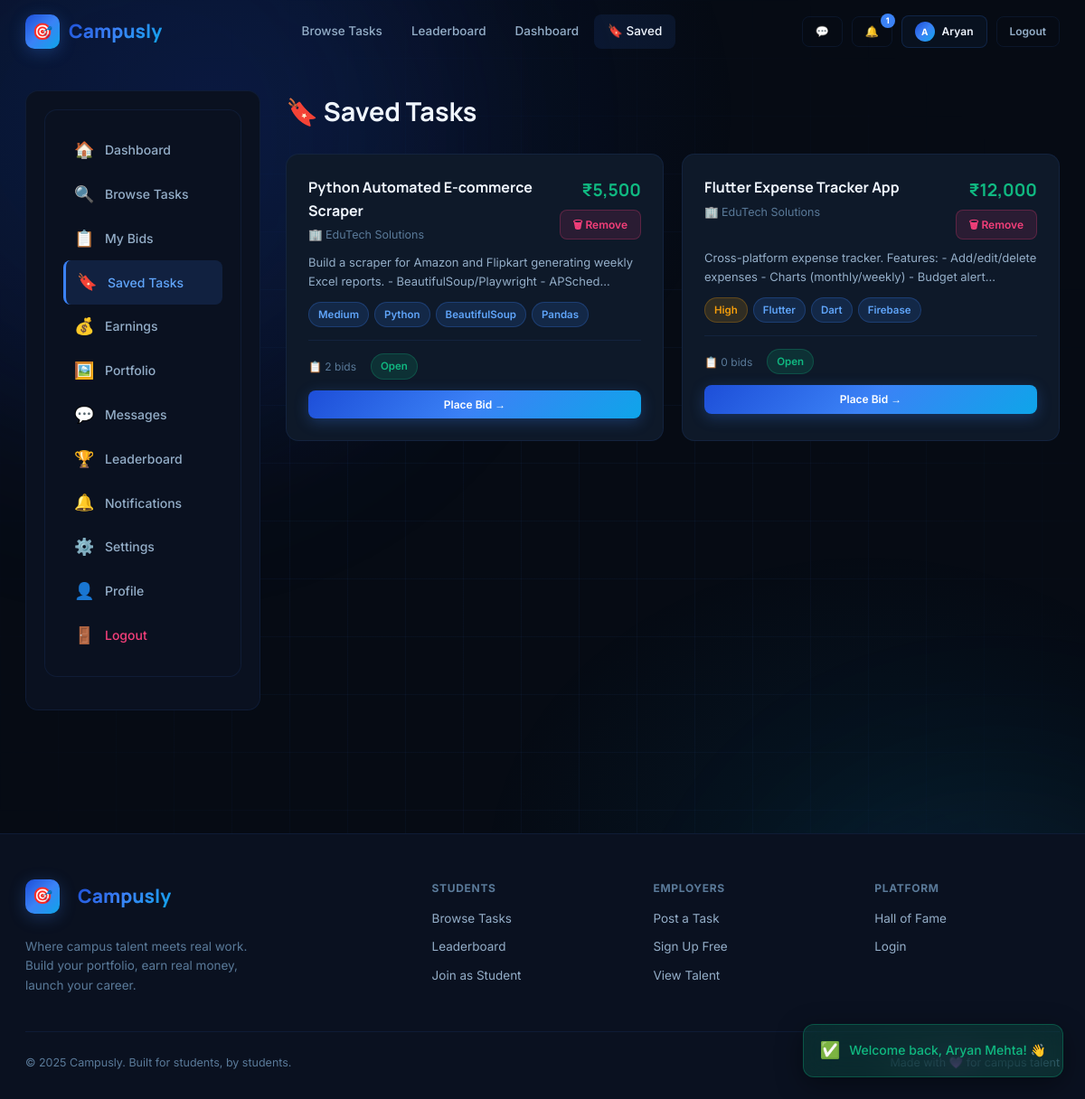
/saved_tasks.php (signed in), run on the app's committed database.
### tables this page shows
CREATE TABLE tasks (
  id           INT AUTO_INCREMENT PRIMARY KEY,
  employer_id  INT           NOT NULL,
  title        VARCHAR(255)  NOT NULL,
  description  TEXT,
  category     VARCHAR(100),
  price        DECIMAL(10,2) DEFAULT 0.00,
  location     VARCHAR(100)  DEFAULT 'Remote',
  skills       VARCHAR(800),
  deadline     DATE,
  duration     VARCHAR(80),
  urgency      ENUM('urgent','high','medium','low') DEFAULT 'medium',
  status       ENUM('open','assigned','completed','cancelled') DEFAULT 'open',
  created_at   TIMESTAMP     DEFAULT CURRENT_TIMESTAMP,
  INDEX idx_status   (status),
  INDEX idx_category (category),
  INDEX idx_employer (employer_id)
);

CREATE TABLE users (
  id                      INT AUTO_INCREMENT PRIMARY KEY,
  name                    VARCHAR(100)  NOT NULL,
  email                   VARCHAR(150)  NOT NULL UNIQUE,
  password                VARCHAR(255)  NOT NULL,
  role                    ENUM('candidate','employer','admin') DEFAULT 'candidate',
  university              VARCHAR(250),
  company_name            VARCHAR(150),
  bio                     TEXT,
  location                VARCHAR(100),
  skills                  VARCHAR(800),
  github                  VARCHAR(300),
  linkedin                VARCHAR(300),
  portfolio               VARCHAR(300),
  avatar                  VARCHAR(300)  DEFAULT NULL,
  is_banned               TINYINT(1)    DEFAULT 0,
  created_at              TIMESTAMP     DEFAULT CURRENT_TIMESTAMP
);

### saved_tasks.php (the view, shortened to what this page needs)
<?php
include 'db.php';
$uid = (int)$_SESSION['user_id'];
$saved = mysqli_query($conn,
  "SELECT t.*, u.name as employer_name, u.company_name,
    (SELECT COUNT(*) FROM applications WHERE task_id=t.id) as bid_count
   FROM saved_tasks s
   JOIN tasks t ON t.id=s.task_id
   JOIN users u ON u.id=t.employer_id
   WHERE s.user_id=$uid
   ORDER BY s.saved_at DESC");
include 'includes/head.php';
include 'includes/navbar.php';
?>
<div class="wrap">
<div class="dash-wrap">
  <aside class="sidebar">
    <div class="sidebar-card">
            <div class="sidebar-card">
        <a href="candidate_dashboard.php" class="sidebar-link"><span class="si">🏠</span>Dashboard</a>
        <a href="browse_tasks.php" class="sidebar-link"><span class="si">🔍</span>Browse Tasks</a>
        <a href="my_applications.php" class="sidebar-link"><span class="si">📋</span>My Bids</a>
        <a href="saved_tasks.php" class="sidebar-link active"><span class="si">🔖</span>Saved Tasks</a>
        <a href="my_earnings.php" class="sidebar-link"><span class="si">💰</span>Earnings</a>
        <a href="portfolio.php" class="sidebar-link"><span class="si">🖼️</span>Portfolio</a>
        <a href="messages.php" class="sidebar-link"><span class="si">💬</span>Messages</a>
        <a href="leaderboard.php" class="sidebar-link"><span class="si">🏆</span>Leaderboard</a>
        <a href="notifications.php" class="sidebar-link"><span class="si">🔔</span>Notifications</a>
        <a href="notification_settings.php" class="sidebar-link"><span class="si">⚙️</span>Settings</a>
        <a href="profile.php" class="sidebar-link"><span class="si">👤</span>Profile</a>
        <a href="logout.php" class="sidebar-link" style="color:var(--rose)"><span class="si">🚪</span>Logout</a>
      </div>
  </aside>
  <main class="main-content">
    <h1 style="font-family:var(--fh);font-size:1.8rem;font-weight:700;margin-bottom:24px">🔖 Saved Tasks</h1>
    <?php if(mysqli_num_rows($saved)===0): ?>
      <div style="text-align:center;padding:80px;color:var(--t3)">
        <div style="font-size:3.5rem;margin-bottom:16px">🔖</div>
        <h3 style="font-family:var(--fh);margin-bottom:8px">No saved tasks</h3>
        <p>Bookmark tasks you're interested in to find them quickly</p>
        <a href="browse_tasks.php" class="btn btn-brand" style="margin-top:20px">Browse Tasks →</a>
      </div>
    <?php else: ?>
      <div class="grid-2">
        <?php while($t=$saved->fetch_assoc()):
          $urg_cls=['urgent'=>'tag-r','high'=>'tag-a','medium'=>'tag-v','low'=>'tag-g'][$t['urgency']??'medium']??'tag-v';
          $skills=array_slice(explode(',',$t['skills']??''),0,3);
        ?>
        <div class="job-card">
          <div style="display:flex;justify-content:space-between;align-items:flex-start;margin-bottom:10px">
            <a href="task_view.php?id=<?= $t['id'] ?>" style="flex:1">
              <div class="job-title"><?= htmlspecialchars($t['title']) ?></div>
              <div class="job-company">🏢 <?= htmlspecialchars($t['company_name']?:$t['employer_name']) ?></div>
            </a>
            <div style="display:flex;flex-direction:column;align-items:flex-end;gap:6px">
              <div class="job-budget">₹<?= number_format($t['price']) ?></div>
              <a href="saved_tasks.php?toggle=<?= $t['id'] ?>" class="btn btn-danger btn-sm" title="Remove">🗑 Remove</a>
            </div>
          </div>
          <p style="color:var(--t2);font-size:13px;margin-bottom:10px"><?= htmlspecialchars(substr($t['description'],0,110)) ?>…</p>
          <div class="job-tags">
            <span class="tag <?= $urg_cls ?>"><?= ucfirst($t['urgency']??'medium') ?></span>
            <?php foreach($skills as $sk): if(trim($sk)): ?><span class="tag tag-v"><?= htmlspecialchars(trim($sk)) ?></span><?php endif; endforeach; ?>
          </div>
          <div class="job-meta">
            <span>📋 <?= $t['bid_count'] ?> bids</span>
            <span class="tag <?= $t['status']==='open'?'tag-g':'tag-r' ?>"><?= ucfirst($t['status']) ?></span>
          </div>
          <?php if($t['status']==='open'): ?>
            <a href="task_view.php?id=<?= $t['id'] ?>" class="btn btn-brand btn-sm btn-full" style="margin-top:12px">Place Bid →</a>
          <?php endif; ?>
        </div>
        <?php endwhile; ?>
      </div>
    <?php endif; ?>
  </main>
</div>
</div>
<?php include 'includes/footer.php'; ?>

### style.css (style rules this page uses)
:root { --ink:#060b14; --ink2:#0a1120; --ink3:#0e1929; --ink4:#132035; --surface:rgba(59,130,246,0.05); --surface2:rgba(59,130,246,0.1); --border:rgba(59,130,246,0.1); --border2:rgba(59,130,246,0.18); --blue:#3b82f6; --blue2:#60a5fa; --blue-dark:#1d4ed8; --blue-glow:rgba(59,130,246,0.28); --indigo:#6366f1; --indigo2:#818cf8; --indigo-glow:rgba(99,102,241,0.25); --sky:#0ea5e9; --sky-glow:rgba(14,165,233,0.2); --violet:#3b82f6; --violet2:#60a5fa; --violet-glow:rgba(59,130,246,0.28); --rose:#f43f7a; --rose-glow:rgba(244,63,122,0.2); --amber:#f59e0b; --amber-glow:rgba(245,158,11,0.2); --cyan:#0ea5e9; --cyan-glow:rgba(14,165,233,0.18); --emerald:#10b981; --emerald-glow:rgba(16,185,129,0.2); --grad-brand:linear-gradient(135deg,#1d4ed8 0%,#3b82f6 50%,#0ea5e9 100%); --grad-cool:linear-gradient(135deg,#1d4ed8,#0ea5e9); --grad-warm:linear-gradient(135deg,#3b82f6,#6366f1); --t1:#f0f6ff; --t2:#94aec8; --t3:#5a7a99; --t4:#2e4a66; --r:14px; --rs:8px; --rl:20px; --tr:all 0.22s cubic-bezier(.4,0,.2,1); --fh:'Manrope',sans-serif; --fb:'Inter',sans-serif; }
* { box-sizing:border-box;margin:0;padding:0 }
html { scroll-behavior:smooth }
body { font-family:var(--fb);background:var(--ink);color:var(--t1);min-height:100vh;overflow-x:hidden;line-height:1.6 }
a { text-decoration:none;color:inherit }
.wrap { position:relative;z-index:1 }
.btn { display:inline-flex;align-items:center;justify-content:center;gap:8px;padding:10px 20px;border-radius:var(--rs);font-family:var(--fb);font-size:13.5px;font-weight:600;cursor:pointer;transition:var(--tr);border:none;white-space:nowrap }
.btn-brand { background:var(--grad-brand);color:#fff;box-shadow:0 4px 16px var(--blue-glow) }
.btn-danger { background:rgba(244,63,122,0.12);color:var(--rose);border:1px solid rgba(244,63,122,0.25) }
.btn-sm { padding:6px 14px;font-size:12px }
.btn-full { width:100% }
.tag { display:inline-flex;align-items:center;gap:4px;padding:4px 10px;border-radius:20px;font-size:11.5px;font-weight:600 }
.tag-v { background:rgba(59,130,246,0.15);color:var(--blue2);border:1px solid rgba(59,130,246,0.25) }
.tag-a { background:rgba(245,158,11,0.15);color:var(--amber);border:1px solid rgba(245,158,11,0.25) }
.tag-g { background:rgba(16,185,129,0.15);color:var(--emerald);border:1px solid rgba(16,185,129,0.25) }
.grid-2 { display:grid;grid-template-columns:1fr 1fr;gap:20px }
.dash-wrap { display:grid;grid-template-columns:260px 1fr;gap:28px;padding:100px 28px 40px;max-width:1300px;margin:0 auto;min-height:100vh }
.sidebar { position:sticky;top:100px;height:fit-content }
.sidebar-card { background:var(--ink2);border:1px solid var(--border);border-radius:var(--r);padding:20px;margin-bottom:16px }
.sidebar-link { display:flex;align-items:center;gap:10px;padding:10px 12px;border-radius:var(--rs);color:var(--t2);font-size:14px;font-weight:500;transition:var(--tr);cursor:pointer;text-decoration:none }
.sidebar-link:hover,.sidebar-link.active { color:var(--t1);background:var(--surface2) }
.sidebar-link.active { background:rgba(59,130,246,0.15);color:var(--blue2);border-left:3px solid var(--blue) }
.sidebar-link .si { font-size:18px;width:24px }
.main-content { min-width:0 }
.job-card { background:var(--ink3);border:1px solid var(--border);border-radius:var(--r);padding:24px;transition:var(--tr);cursor:pointer }
.job-title { font-family:var(--fh);font-size:1rem;font-weight:700;color:var(--t1);margin-bottom:4px }
.job-company { color:var(--t3);font-size:12.5px }
.job-budget { font-family:var(--fh);font-size:1.2rem;font-weight:700;color:var(--emerald);white-space:nowrap }
.job-tags { display:flex;flex-wrap:wrap;gap:6px;margin-top:12px }
.job-meta { display:flex;align-items:center;gap:16px;margin-top:14px;padding-top:14px;border-top:1px solid var(--border);font-size:12px;color:var(--t3) }

### data on the page
tasks: title "Python Automated E-commerce Scraper", users.company_name "EduTech Solutions", price "5,500", description "Build a scraper for Amazon and Flipkart generating weekly Excel reports. - BeautifulSoup/Playwright - APSched", urgency "Medium", skills "Python", skills "BeautifulSoup", skills "Pandas", bid_count "2", status "Open"
tasks: title "Flutter Expense Tracker App", users.company_name "EduTech Solutions", price "12,000", description "Cross-platform expense tracker. Features: - Add/edit/delete expenses - Charts (monthly/weekly) - Budget alert", urgency "High", skills "Flutter", skills "Dart", skills "Firebase", bid_count "0", status "Open"

### other printed values
$notif_count "1"
substr($user_name,0,1) "A"
explode(' ',$user_name)[0] "Aryan"
